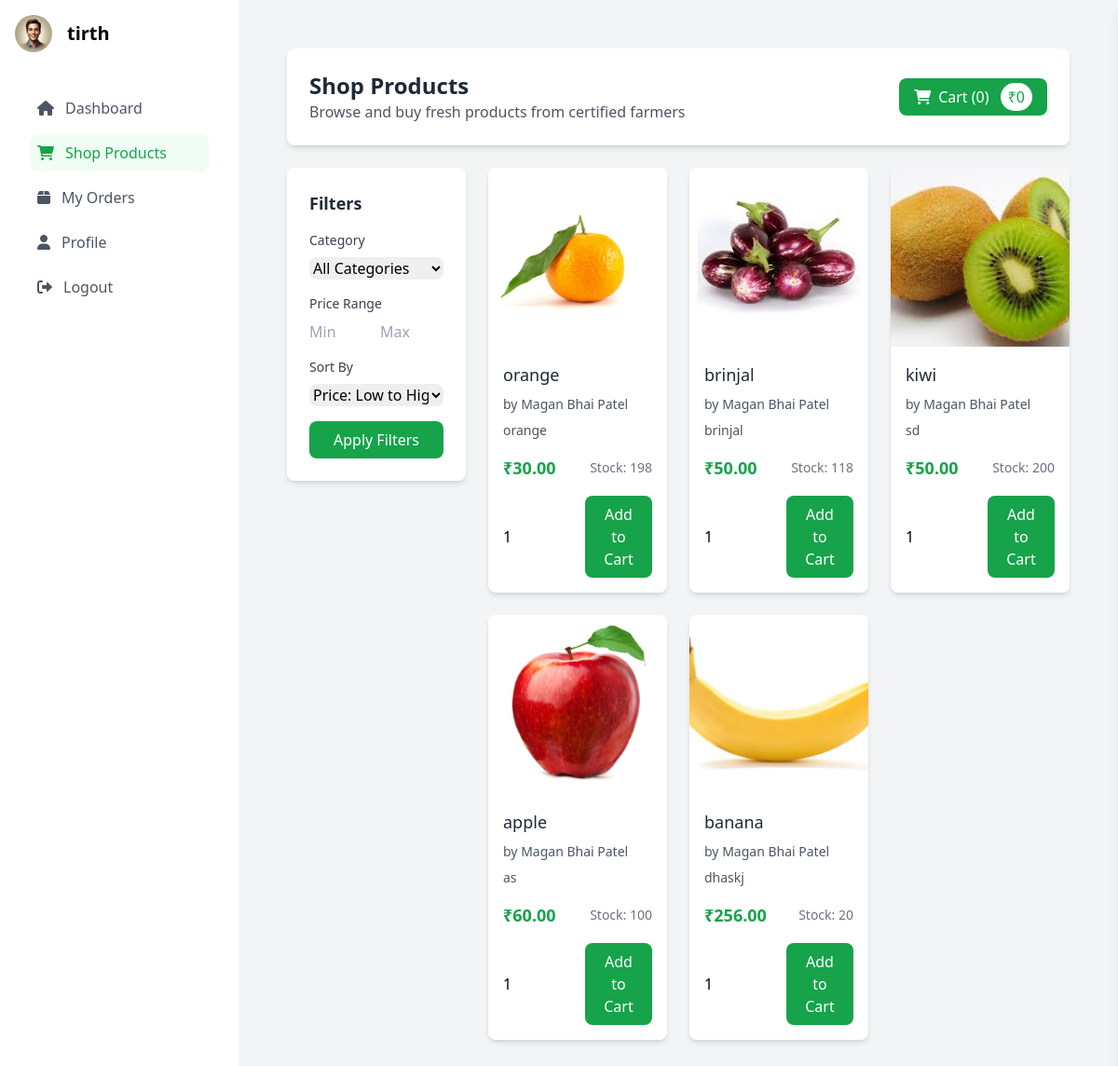
The app's page /shop/ (signed in), older data.
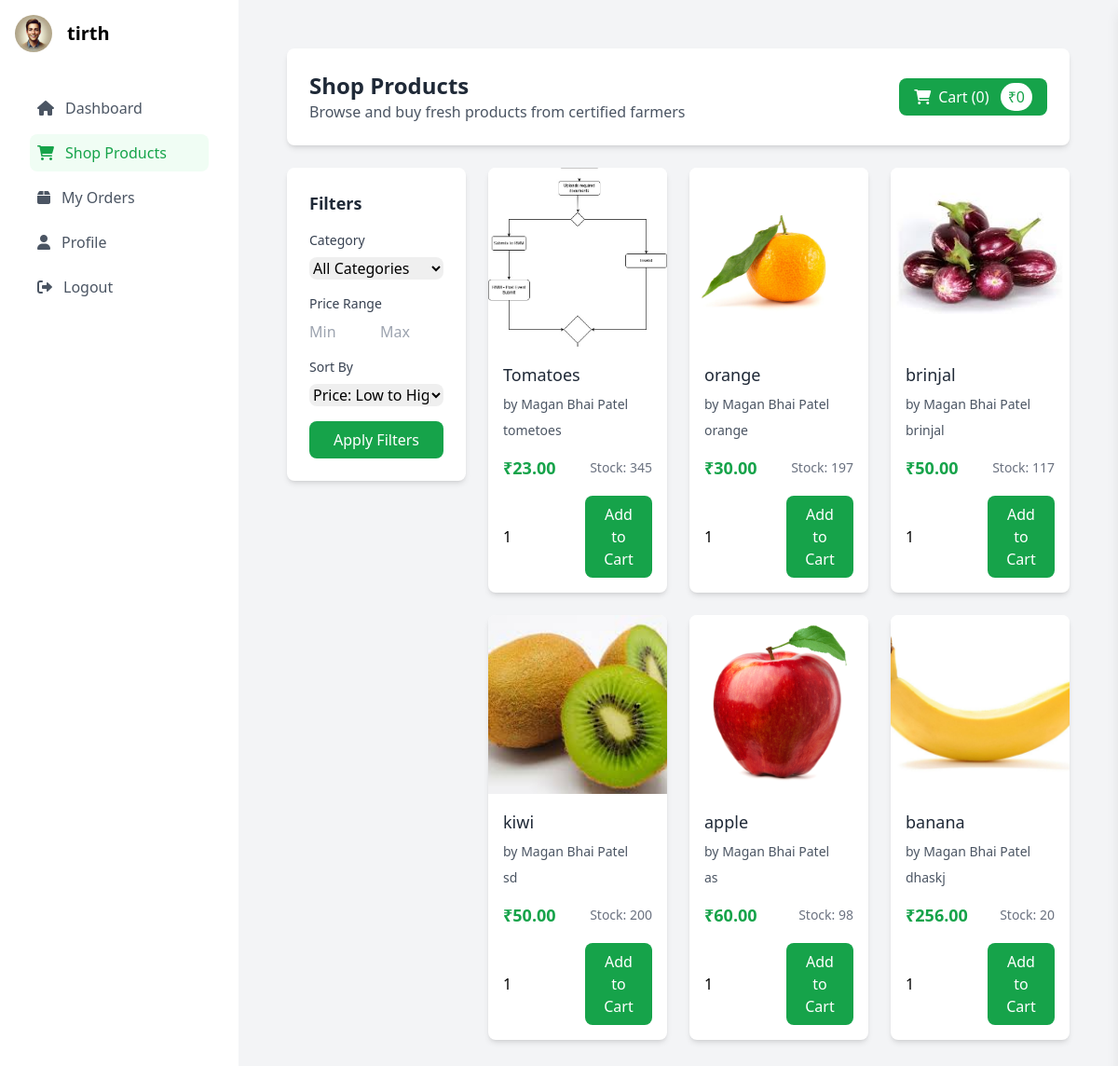
The same page, newer data.
### api/models.py (models this page shows, shortened)
class User(AbstractBaseUser, PermissionsMixin):
    ROLE_CHOICES = [
        ('Farmer', 'Farmer'),
        ('Customer', 'Customer'),
        ('Admin', 'Admin'),
        ('Verifier', 'Verifier'),
    ]
    user_id = models.AutoField(primary_key=True)
    full_name = models.CharField(max_length=100)
    email = models.EmailField(unique=True)
    phone_number = models.CharField(max_length=15)
    role = models.CharField(max_length=10, choices=ROLE_CHOICES, default='Customer')
    is_active = models.BooleanField(default=True)
    is_staff = models.BooleanField(default=False)
    objects = UserManager()
    USERNAME_FIELD = 'email'
    REQUIRED_FIELDS = ['full_name', 'phone_number']

class CustomerProfile(models.Model):
    user = models.OneToOneField(User, on_delete=models.CASCADE, related_name='customer_profile')
    photo = models.ImageField(upload_to='profile_photos/', null=True, blank=True)
    phone_number = models.CharField(max_length=15, blank=True)
    address = models.TextField(blank=True)
    created_at = models.DateTimeField(auto_now_add=True)
    updated_at = models.DateTimeField(auto_now=True)
    class Meta:
        verbose_name = 'Customer Profile'
        verbose_name_plural = 'Customer Profiles'

class Product(models.Model):
    product_id = models.AutoField(primary_key=True)
    farmer = models.ForeignKey(FarmerProfile, on_delete=models.CASCADE)
    category = models.ForeignKey(Category, on_delete=models.CASCADE)
    product_name = models.CharField(max_length=100)
    description = models.TextField()
    price = models.DecimalField(max_digits=10, decimal_places=2)
    stock = models.PositiveIntegerField()
    image = models.ImageField(upload_to='products/')
    qr_code = models.ImageField(upload_to='qr_codes/', blank=True, null=True)
    created_at = models.DateTimeField(auto_now_add=True)

class FarmerProfile(models.Model):
    user = models.OneToOneField(User, on_delete=models.CASCADE)
    address = models.TextField()
    city = models.CharField(max_length=100)
    state = models.CharField(max_length=100)
    pincode = models.CharField(max_length=10)

### api/views.py (the view)
# urls.py: path('shop/', views.shop_products, name='shop_products'),
@login_required
def shop_products(request):
    if request.user.role != 'Customer':
        messages.error(request, 'Only customers can access the shop.')
        return redirect('home')
    products = Product.objects.all().select_related('farmer__user', 'category')
    category = request.GET.get('category')
    sort = request.GET.get('sort', 'price')  # Default sort by price
    min_price = request.GET.get('min_price')
    max_price = request.GET.get('max_price')
    if category:
        products = products.filter(category_id=category)
    if min_price:
        products = products.filter(price__gte=min_price)
    if max_price:
        products = products.filter(price__lte=max_price)
    products = products.order_by(sort)
    cart_items = []
    cart_total = 0
    if request.user.is_authenticated:
        cart_items = OrderItem.objects.filter(
            order__customer=request.user,
            order__order_status='Cart'
        ).select_related('product')
        cart_total = sum(item.product.price * item.quantity for item in cart_items)
    context = {
        'products': products,
        'categories': Category.objects.all(),
        'cart_items': cart_items,
        'cart_total': cart_total,
    }
    return render(request, 'customer/shop_products.html', context)

### templates/customer/shop_products.html (shortened to what this page needs)
{% extends 'customer/customer_base.html' %}
{% load static %}
{% load custom_filters %}
{% block content %}
<div class="flex flex-col p-5">
    <div class="bg-white rounded-lg shadow-md p-6 mb-6">
        <div class="flex items-center justify-between">
            <div>
                <h1 class="text-2xl font-semibold text-gray-800">Shop Products</h1>
                <p class="text-gray-600">Browse and buy fresh products from certified farmers</p>
            </div>
            <div class="relative">
                <button id="cartButton" class="bg-green-600 text-white px-4 py-2 rounded-lg hover:bg-green-700 transition-colors">
                    <i class="fas fa-shopping-cart mr-2"></i>Cart ({{ cart_items|length }})
                    <span class="ml-2 bg-white text-green-600 px-2 py-1 rounded-full">₹{{ cart_total }}</span>
                </button>
            </div>
        </div>
    </div>
    <div class="grid grid-cols-1 lg:grid-cols-4 gap-6">
        <div class="lg:col-span-1">
            <div class="bg-white rounded-lg shadow-md p-6">
                <h2 class="text-lg font-semibold text-gray-800 mb-4">Filters</h2>
                <form method="get" class="space-y-4">
                    <div>
                        <label class="block text-sm font-medium text-gray-700 mb-2">Category</label>
                        <select name="category" class="w-full rounded-lg border-gray-300">
                            <option value="">All Categories</option>
                        </select>
                    </div>
                    <div>
                        <label class="block text-sm font-medium text-gray-700 mb-2">Price Range</label>
                        <div class="grid grid-cols-2 gap-2">
                            <input type="number" name="min_price" placeholder="Min" value="{{ request.GET.min_price }}"
                                   class="w-full rounded-lg border-gray-300" min="0">
                            <input type="number" name="max_price" placeholder="Max" value="{{ request.GET.max_price }}"
                                   class="w-full rounded-lg border-gray-300" min="0">
                        </div>
                    </div>
                    <div>
                        <label class="block text-sm font-medium text-gray-700 mb-2">Sort By</label>
                        <select name="sort" class="w-full rounded-lg border-gray-300">
                            <option value="price" {% if request.GET.sort == 'price' %}selected{% endif %}>Price: Low to High</option>
                        </select>
                    </div>
                    <button type="submit" class="w-full bg-green-600 text-white px-4 py-2 rounded-lg hover:bg-green-700 transition-colors">
                        Apply Filters
                    </button>
                </form>
            </div>
        </div>
        <div class="lg:col-span-3">
            <div class="grid grid-cols-1 md:grid-cols-2 lg:grid-cols-3 gap-6">
                {% for product in products %}
                <div class="bg-white rounded-lg shadow-md overflow-hidden">
                    <img src="{{ product.image.url }}" alt="{{ product.product_name }}" class="w-full h-48 object-cover">
                    <div class="p-4">
                        <div class="flex justify-between items-start mb-2">
                            <h3 class="text-lg font-medium text-gray-800">{{ product.product_name }}</h3>
                        </div>
                        <p class="text-sm text-gray-600 mb-2">by {{ product.farmer.user.full_name }}</p>
                        <p class="text-sm text-gray-600 mb-4">{{ product.description|truncatechars:100 }}</p>
                        <div class="flex justify-between items-center">
                            <span class="text-lg font-bold text-green-600">₹{{ product.price }}</span>
                            <span class="text-sm text-gray-500">Stock: {{ product.stock }}</span>
                        </div>
                        {% if product.stock > 0 %}
                        <form method="post" action="{% url 'add_to_cart' product.product_id %}" class="mt-4">
                            <div class="flex gap-2">
                                <input type="number" name="quantity" value="1" min="1" max="{{ product.stock }}"
                                       class="w-20 rounded-lg border-gray-300">
                                <button type="submit" class="flex-1 bg-green-600 text-white px-4 py-2 rounded-lg hover:bg-green-700 transition-colors">
                                    Add to Cart
                                </button>
                            </div>
                        </form>
                        {% else %}
                        <button disabled class="w-full mt-4 bg-gray-300 text-gray-500 px-4 py-2 rounded-lg cursor-not-allowed">
                            Out of Stock
                        </button>
                        {% endif %}
                    </div>
                </div>
                {% empty %}
                <div class="col-span-full text-center py-8">
                    <p class="text-gray-500">No products found matching your criteria.</p>
                </div>
                {% endfor %}
            </div>
        </div>
    </div>
</div>
{% endblock %}

### templates/customer/customer_base.html (shortened to what this page needs)
<!DOCTYPE html>
<html lang="en">
<head>
    <script src="https://cdn.tailwindcss.com"></script>
    <link rel="stylesheet" href="https://cdnjs.cloudflare.com/ajax/libs/font-awesome/6.0.0/css/all.min.css">
</head>
<body class="bg-gray-100">
    <div class="flex min-h-screen">
        <div class="w-64 bg-white p-4">
            <div class="flex items-center mb-6">
                {% if user.customer_profile.photo %}
                    <img src="{{ user.customer_profile.photo.url }}" alt="User Avatar" class="w-10 h-10 rounded-full object-cover">
                {% else %}
                    <img src="/media/profile_photos/default.jpg" alt="Default Avatar" class="w-10 h-10 rounded-full object-cover">
                {% endif %}
                <span class="text-xl font-semibold ml-4">{{ user.full_name }}</span>
            </div>
            <nav class="flex-1 p-4">
                <ul class="space-y-2">
                    <li>
                        <a href="{% url 'customer_dashboard' %}"
                           class="flex items-center p-2 rounded-lg {% if request.resolver_match.url_name == 'customer_dashboard' %}bg-green-50 text-green-600{% else %}text-gray-600 hover:bg-gray-50{% endif %}">
                            <i class="fas fa-home mr-3"></i>
                            <span>Dashboard</span>
                        </a>
                    </li>
                    <li>
                        <a href="{% url 'shop_products' %}"
                           class="flex items-center p-2 rounded-lg {% if request.resolver_match.url_name == 'shop_products' %}bg-green-50 text-green-600{% else %}text-gray-600 hover:bg-gray-50{% endif %}">
                            <i class="fas fa-shopping-cart mr-3"></i>
                            <span>Shop Products</span>
                        </a>
                    </li>
                    <li>
                        <a href="{% url 'customer_orders' %}"
                           class="flex items-center p-2 rounded-lg {% if request.resolver_match.url_name == 'customer_orders' %}bg-green-50 text-green-600{% else %}text-gray-600 hover:bg-gray-50{% endif %}">
                            <i class="fas fa-box mr-3"></i>
                            <span>My Orders</span>
                        </a>
                    </li>
                    <li>
                        <a href="{% url 'customer_profile' %}"
                           class="flex items-center p-2 rounded-lg {% if request.resolver_match.url_name == 'customer_profile' %}bg-green-50 text-green-600{% else %}text-gray-600 hover:bg-gray-50{% endif %}">
                            <i class="fas fa-user mr-3"></i>
                            <span>Profile</span>
                        </a>
                    </li>
                    <li>
                        <a href="{% url 'logout' %}"
                           class="flex items-center p-2 text-gray-600 hover:bg-gray-50 rounded-lg">
                            <i class="fas fa-sign-out-alt mr-3"></i>
                            <span>Logout</span>
                        </a>
                    </li>
                </ul>
            </nav>
        </div>
        <div class="flex-1">
            <div class="p-8">
                {% block content %}
                {% endblock %}
            </div>
        </div>
    </div>
</body>
</html>

Row changes from the older to the newer data that the page shows:
added Product: image (picture), product_name "Tomatoes", farmer.user.full_name "Magan Bhai Patel", description "tometoes", price "23.00", stock "345"
changed Product "orange": stock "198" → "197"
changed Product "brinjal": stock "118" → "117"
changed Product "apple": stock "100" → "98"
